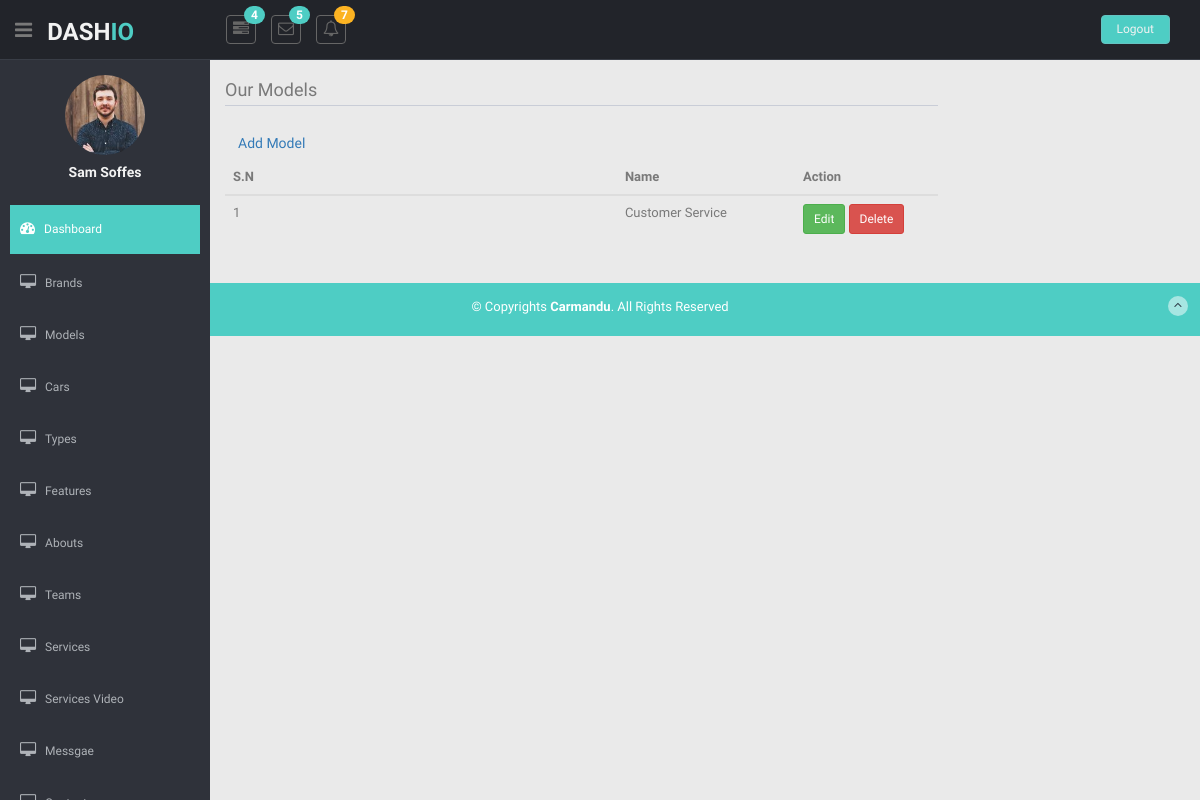
Before: /dashboard/dashboard/model/list/ with the older database file.
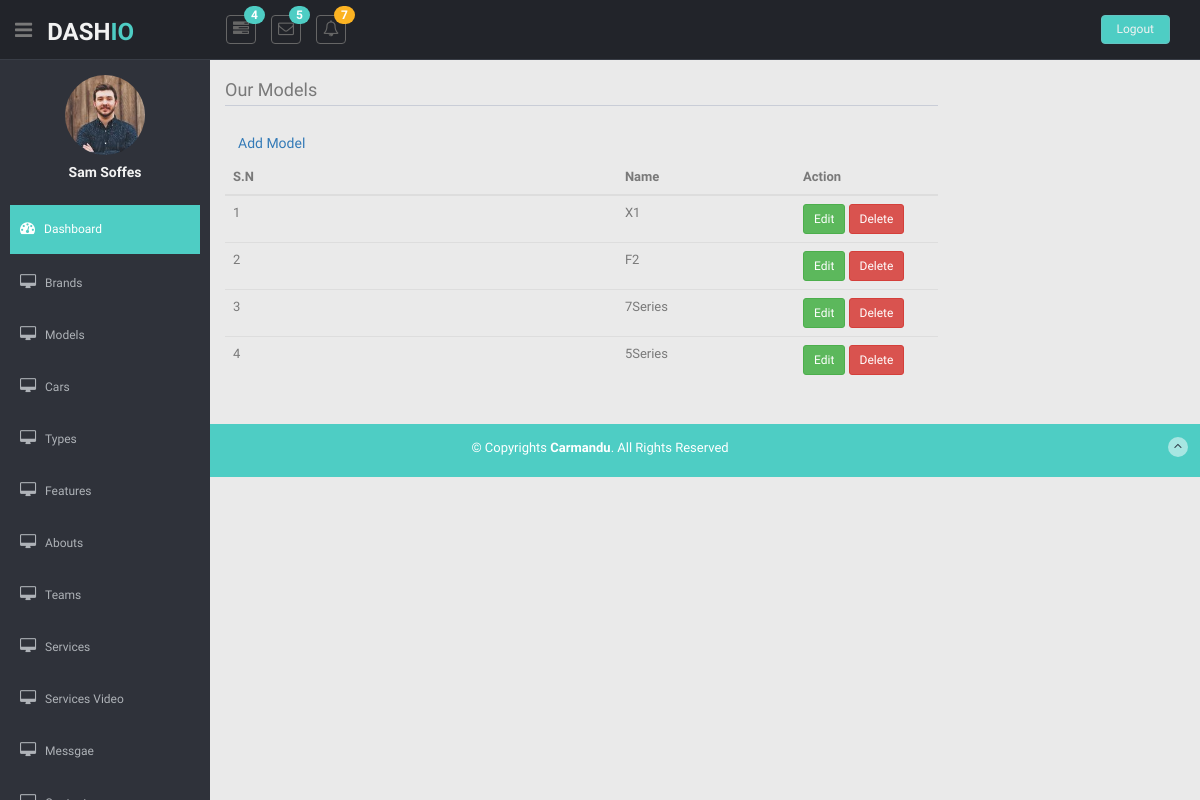
After: the same page with the newer database file.
### dashboard/models.py (models this page shows, shortened)
class DateTimeModel(models.Model):
    created_at = models.DateTimeField(auto_now=True)
    updated_at = models.DateTimeField(auto_now_add=True, null=True, blank=True)
    deleted_at = models.DateTimeField(null=True, blank=True)
    class Meta:
        abstract = True

class Model(DateTimeModel):
    title = models.CharField(max_length=200)
    class Meta:
        verbose_name = ('Model')
        verbose_name_plural = ('Models')
        ordering = ['-title']

### dashboard/views.py (the view)
# urls.py: path('dashboard/model/list/', ModelListView.as_view(), name='models'),
class ModelListView(NonDeletedListMixin,ListView):
    template_name = 'dashboard/model/list.html'
    model = Model
    def get_queryset(self):
        queryset = super().get_queryset()
        if "title" in self.request.GET:
            if self.request.GET.get('title') != '':
                queryset = queryset.filter(
                    name__contains=self.request.GET.get("title"))
        return queryset

### dashboard/mixins.py (called while the page is built)
    def get_queryset(self):
        return super().get_queryset().filter(deleted_at__isnull=True)

### dashboard/templates/dashboard/model/list.html (shortened to what this page needs)
{% extends 'dashboard/base/base.html' %}
{% load static %}
{% block content %}
<section id="main-content">
  <section class="wrapper">
    <div class="row">
      <div class="col-lg-9 main-chart">
        <div class="border-head">
          <h3>Our Models</h3>
          <a href="{% url 'dashboard:model-create' %}" type="button" class="mb-1 btn btn-outline-primary">Add Model</a>
        </div>
        <div class="card-body">
                        <table class="table table-hover ">
                            <thead>
                                <tr>
                                    <th scope="col">S.N</th>
                                    <th scope="col" width='25%'>Name</th>
                                    <th width='20%'>Action</th>
                                </tr>
                            </thead>
                            <tbody>
                                {% for model in object_list %}
                                <tr>
                                    <td scope="row">{{ forloop.counter }}</td>
                                    <td>{{ model.title }}</td>
                                    <td>
                                        <span>
                                            <a href="{% url 'dashboard:model-update' model.pk %}" class="btn btn-sm btn-success"><span class ="mdi mr-1 mdi-square-edit-outline">Edit</span></a>
                                        </span>
                                        <span>
                                            <a href="{% url 'dashboard:model-delete' model.pk %}" class="btn btn-sm btn-danger delete"><span class ="mdi mr-1 mdi-trash-can">Delete</span></a>
                                        </span>
                                    </td>
                                </tr>
                                {% endfor %}
                            </tbody>
                        </table>
                    </div>
    </div>
    </div>
  </section>
</section>
{% endblock %}

Changed rows visible on the page:
removed Model: title "Customer Service"
now on this page (row edited): Model: title "X1"
added Model: title "F2"
added Model: title "7Series"
added Model: title "5Series"
